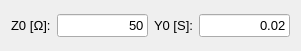
  <widget class="QWidget" name="horizontalLayoutWidget">
   <property name="geometry">
    <rect>
     <x>80</x>
     <y>240</y>
     <width>301</width>
     <height>51</height>
    </rect>
   </property>
   <property name="font">
    <font>
     <pointsize>10</pointsize>
    </font>
   </property>
   <layout class="QHBoxLayout" name="horizontalLayout">
    <item>
     <widget class="QLabel" name="lblZ0">
      <property name="font">
       <font>
        <pointsize>10</pointsize>
       </font>
      </property>
      <property name="text">
       <string>Z0 [Ω]:</string>
      </property>
     </widget>
    </item>
    <item>
     <widget class="QLineEdit" name="leZ0">
      <property name="font">
       <font>
        <pointsize>10</pointsize>
       </font>
      </property>
      <property name="styleSheet">
       <string notr="true"/>
      </property>
      <property name="text">
       <string>50</string>
      </property>
      <property name="alignment">
       <set>Qt::AlignRight|Qt::AlignTrailing|Qt::AlignVCenter</set>
      </property>
     </widget>
    </item>
    <item>
     <widget class="QLabel" name="lblY0">
      <property name="font">
       <font>
        <pointsize>10</pointsize>
       </font>
      </property>
      <property name="text">
       <string>Y0 [S]:</string>
      </property>
     </widget>
    </item>
    <item>
     <widget class="QLineEdit" name="leY0">
      <property name="font">
       <font>
        <pointsize>10</pointsize>
       </font>
      </property>
      <property name="styleSheet">
       <string notr="true"/>
      </property>
      <property name="text">
       <string>0.02</string>
      </property>
      <property name="alignment">
       <set>Qt::AlignRight|Qt::AlignTrailing|Qt::AlignVCenter</set>
      </property>
     </widget>
    </item>
   </layout>
  </widget>
